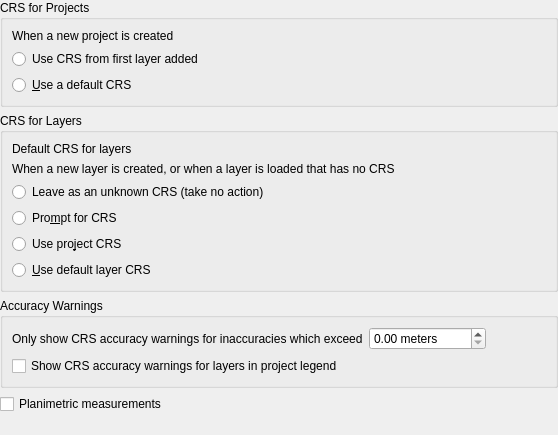
             <widget class="QWidget" name="mOptionsScrollAreaContents_08">
              <property name="geometry">
               <rect>
                <x>0</x>
                <y>0</y>
                <width>558</width>
                <height>435</height>
               </rect>
              </property>
              <layout class="QGridLayout" name="gridLayout_15">
               <property name="leftMargin">
                <number>0</number>
               </property>
               <property name="topMargin">
                <number>0</number>
               </property>
               <property name="rightMargin">
                <number>0</number>
               </property>
               <property name="bottomMargin">
                <number>0</number>
               </property>
               <item row="3" column="0">
                <widget class="QgsCollapsibleGroupBox" name="grpProjectionBehavior">
                 <property name="title">
                  <string>CRS for Layers</string>
                 </property>
                 <layout class="QGridLayout" name="gridLayout_14" columnstretch="0,1">
                  <item row="0" column="1">
                   <widget class="QgsProjectionSelectionWidget" name="leLayerGlobalCrs" native="true">
                    <property name="enabled">
                     <bool>true</bool>
                    </property>
                    <property name="focusPolicy">
                     <enum>Qt::StrongFocus</enum>
                    </property>
                   </widget>
                  </item>
                  <item row="1" column="0" colspan="2">
                   <widget class="QLabel" name="label_8">
                    <property name="sizePolicy">
                     <sizepolicy hsizetype="Preferred" vsizetype="Maximum">
                      <horstretch>0</horstretch>
                      <verstretch>0</verstretch>
                     </sizepolicy>
                    </property>
                    <property name="text">
                     <string>When a new layer is created, or when a layer is loaded that has no CRS</string>
                    </property>
                    <property name="wordWrap">
                     <bool>true</bool>
                    </property>
                   </widget>
                  </item>
                  <item row="4" column="0" colspan="2">
                   <widget class="QRadioButton" name="radUseProjectProjection">
                    <property name="text">
                     <string>Use pro&amp;ject CRS</string>
                    </property>
                   </widget>
                  </item>
                  <item row="0" column="0">
                   <widget class="QLabel" name="label_16">
                    <property name="text">
                     <string>Default CRS for layers</string>
                    </property>
                   </widget>
                  </item>
                  <item row="5" column="0" colspan="2">
                   <widget class="QRadioButton" name="radUseGlobalProjection">
                    <property name="text">
                     <string>&amp;Use default layer CRS</string>
                    </property>
                   </widget>
                  </item>
                  <item row="3" column="0" colspan="2">
                   <widget class="QRadioButton" name="radPromptForProjection">
                    <property name="text">
                     <string>Pro&amp;mpt for CRS</string>
                    </property>
                   </widget>
                  </item>
                  <item row="2" column="0">
                   <widget class="QRadioButton" name="radCrsNoAction">
                    <property name="text">
                     <string>Leave as an unknown CRS (take no action)</string>
                    </property>
                   </widget>
                  </item>
                 </layout>
                </widget>
               </item>
               <item row="5" column="0">
                <widget class="QCheckBox" name="mPlanimetricMeasurementsComboBox">
                 <property name="text">
                  <string>Planimetric measurements</string>
                 </property>
                </widget>
               </item>
               <item row="6" column="0">
                <spacer name="verticalSpacer">
                 <property name="orientation">
                  <enum>Qt::Vertical</enum>
                 </property>
                 <property name="sizeHint" stdset="0">
                  <size>
                   <width>20</width>
                   <height>0</height>
                  </size>
                 </property>
                </spacer>
               </item>
               <item row="2" column="0">
                <widget class="QgsCollapsibleGroupBox" name="grpProjectProjection">
                 <property name="title">
                  <string>CRS for Projects</string>
                 </property>
                 <layout class="QGridLayout" name="gridLayout_27" columnstretch="0,1">
                  <item row="0" column="0" colspan="2">
                   <widget class="QLabel" name="label_42">
                    <property name="sizePolicy">
                     <sizepolicy hsizetype="Preferred" vsizetype="Maximum">
                      <horstretch>0</horstretch>
                      <verstretch>0</verstretch>
                     </sizepolicy>
                    </property>
                    <property name="text">
                     <string>When a new project is created</string>
                    </property>
                    <property name="wordWrap">
                     <bool>true</bool>
                    </property>
                   </widget>
                  </item>
                  <item row="2" column="1">
                   <widget class="QgsProjectionSelectionWidget" name="leProjectGlobalCrs" native="true">
                    <property name="minimumSize">
                     <size>
                      <width>0</width>
                      <height>5</height>
                     </size>
                    </property>
                    <property name="focusPolicy">
                     <enum>Qt::StrongFocus</enum>
                    </property>
                   </widget>
                  </item>
                  <item row="2" column="0">
                   <widget class="QRadioButton" name="radProjectUseDefaultCrs">
                    <property name="text">
                     <string>&amp;Use a default CRS</string>
                    </property>
                   </widget>
                  </item>
                  <item row="1" column="0" colspan="2">
                   <widget class="QRadioButton" name="radProjectUseCrsOfFirstLayer">
                    <property name="text">
                     <string>Use CRS from first layer added</string>
                    </property>
                   </widget>
                  </item>
                 </layout>
                </widget>
               </item>
               <item row="4" column="0">
                <widget class="QgsCollapsibleGroupBox" name="groupBox_26">
                 <property name="title">
                  <string>Accuracy Warnings</string>
                 </property>
                 <layout class="QGridLayout" name="gridLayout_37" columnstretch="0,1,2">
                  <item row="0" column="2">
                   <spacer name="horizontalSpacer_23">
                    <property name="orientation">
                     <enum>Qt::Horizontal</enum>
                    </property>
                    <property name="sizeHint" stdset="0">
                     <size>
                      <width>40</width>
                      <height>20</height>
                     </size>
                    </property>
                   </spacer>
                  </item>
                  <item row="0" column="1">
                   <widget class="QgsDoubleSpinBox" name="mCrsAccuracySpin">
                    <property name="toolTip">
                     <string>If the inherent inaccuracy in a selected CRS exceeds this threshold a warning message will be shown</string>
                    </property>
                    <property name="suffix">
                     <string> meters</string>
                    </property>
                    <property name="maximum">
                     <double>10000.000000000000000</double>
                    </property>
                   </widget>
                  </item>
                  <item row="0" column="0">
                   <widget class="QLabel" name="label_71">
                    <property name="text">
                     <string>Only show CRS accuracy warnings for inaccuracies which exceed</string>
                    </property>
                   </widget>
                  </item>
                  <item row="1" column="0" colspan="3">
                   <widget class="QCheckBox" name="mCrsAccuracyIndicatorCheck">
                    <property name="toolTip">
                     <string>If checked, a warning icon will show next to any map layers with CRS accuracy warnings</string>
                    </property>
                    <property name="text">
                     <string>Show CRS accuracy warnings for layers in project legend</string>
                    </property>
                   </widget>
                  </item>
                 </layout>
                </widget>
               </item>
              </layout>
             </widget>
